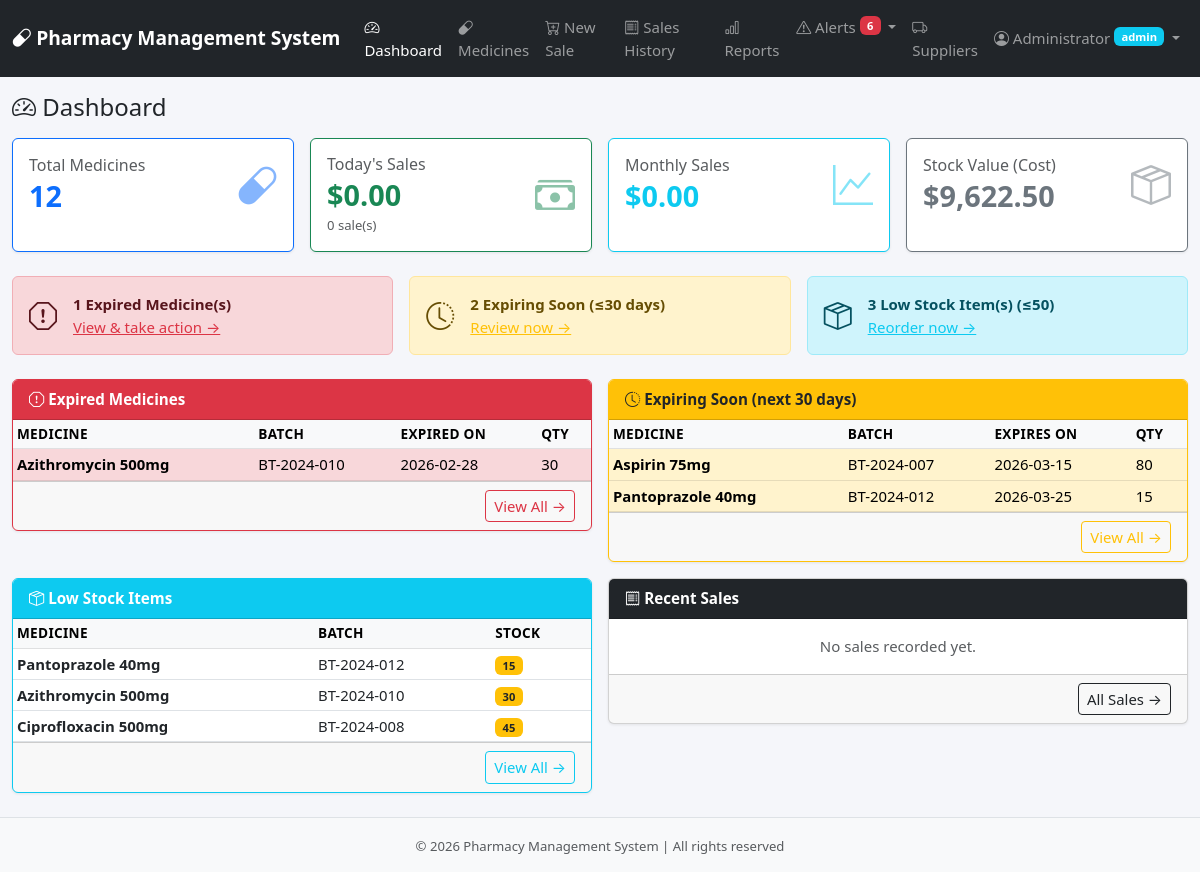
Page /admin/dashboard.php (signed in) on the committed database.
### tables this page shows
CREATE TABLE `medicines` (
    `id` INT UNSIGNED AUTO_INCREMENT PRIMARY KEY,
    `name` VARCHAR(200) NOT NULL,
    `batch_number` VARCHAR(50) NOT NULL,
    `expiry_date` DATE NOT NULL,
    `purchase_price` DECIMAL(10,2) NOT NULL CHECK (`purchase_price` > 0),
    `sale_price` DECIMAL(10,2) NOT NULL CHECK (`sale_price` > 0),
    `quantity` INT NOT NULL DEFAULT 0 CHECK (`quantity` >= 0),
    `supplier_id` INT UNSIGNED DEFAULT NULL,
    `created_at` DATETIME NOT NULL DEFAULT CURRENT_TIMESTAMP,
    `updated_at` DATETIME DEFAULT NULL ON UPDATE CURRENT_TIMESTAMP,
    INDEX `idx_medicines_name` (`name`),
    INDEX `idx_medicines_expiry` (`expiry_date`),
    INDEX `idx_medicines_batch` (`batch_number`),
    INDEX `idx_medicines_quantity` (`quantity`),
    CONSTRAINT `fk_medicines_supplier` FOREIGN KEY (`supplier_id`) REFERENCES `suppliers`(`id`) ON DELETE SET NULL
);

### config/db.php (called while the page is built, shortened)
<?php
function getDB() {
    static $pdo = null;
    if ($pdo === null) {
        try {
            $dsn = "mysql:host=" . DB_HOST . ";dbname=" . DB_NAME . ";charset=" . DB_CHARSET;
            $options = [
                PDO::ATTR_ERRMODE            => PDO::ERRMODE_EXCEPTION,
                PDO::ATTR_DEFAULT_FETCH_MODE  => PDO::FETCH_ASSOC,
                PDO::ATTR_EMULATE_PREPARES    => false,
            ];
            $pdo = new PDO($dsn, DB_USER, DB_PASS, $options);
        } catch (PDOException $e) {
            die("Database connection failed. Please check your configuration.<br>Error: " . $e->getMessage());
        }
    }
    return $pdo;
}
function h($string) {
    return htmlspecialchars($string, ENT_QUOTES, 'UTF-8');
}
function getExpiredCount() {
    $db = getDB();
    $stmt = $db->query("SELECT COUNT(*) FROM medicines WHERE expiry_date < CURDATE() AND quantity > 0");
    return $stmt->fetchColumn();
}
function getExpiringSoonCount() {
    $db = getDB();
    $stmt = $db->prepare("SELECT COUNT(*) FROM medicines WHERE expiry_date BETWEEN CURDATE() AND DATE_ADD(CURDATE(), INTERVAL :days DAY) AND quantity > 0");
    $stmt->execute(['days' => EXPIRY_WARNING_DAYS]);
    return $stmt->fetchColumn();
}
function getLowStockCount() {
    $db = getDB();
    $stmt = $db->prepare("SELECT COUNT(*) FROM medicines WHERE quantity > 0 AND quantity <= :threshold");
    $stmt->execute(['threshold' => LOW_STOCK_THRESHOLD]);
    return $stmt->fetchColumn();
}

### admin/dashboard.php (the view, shortened to what this page needs)
<?php
require_once __DIR__ . '/../includes/header.php';
$db = getDB();
$totalMedicines = $db->query("SELECT COUNT(*) FROM medicines")->fetchColumn();
$stockValue = $db->query("SELECT COALESCE(SUM(purchase_price * quantity), 0) FROM medicines")->fetchColumn();
$todaySales = $db->query("SELECT COALESCE(SUM(total_amount), 0) FROM sales WHERE DATE(sale_date) = CURDATE()")->fetchColumn();
$todaySaleCount = $db->query("SELECT COUNT(*) FROM sales WHERE DATE(sale_date) = CURDATE()")->fetchColumn();
$monthSales = $db->query("SELECT COALESCE(SUM(total_amount), 0) FROM sales WHERE YEAR(sale_date) = YEAR(CURDATE()) AND MONTH(sale_date) = MONTH(CURDATE())")->fetchColumn();
$expiredMeds = $db->query("SELECT id, name, batch_number, expiry_date, quantity FROM medicines WHERE expiry_date < CURDATE() AND quantity > 0 ORDER BY expiry_date ASC LIMIT 5")->fetchAll();
$stmt = $db->prepare("SELECT id, name, batch_number, expiry_date, quantity FROM medicines WHERE expiry_date BETWEEN CURDATE() AND DATE_ADD(CURDATE(), INTERVAL :days DAY) AND quantity > 0 ORDER BY expiry_date ASC LIMIT 5");
$stmt->execute(['days' => EXPIRY_WARNING_DAYS]);
$expiringSoonMeds = $stmt->fetchAll();
$stmt = $db->prepare("SELECT id, name, batch_number, quantity FROM medicines WHERE quantity > 0 AND quantity <= :threshold ORDER BY quantity ASC LIMIT 5");
$stmt->execute(['threshold' => LOW_STOCK_THRESHOLD]);
$lowStockMeds = $stmt->fetchAll();
$recentSales = $db->query("SELECT s.id, s.sale_date, s.total_amount, u.name as user_name FROM sales s LEFT JOIN users u ON s.created_by = u.id ORDER BY s.sale_date DESC LIMIT 5")->fetchAll();
?>
<h4 class="mb-3"><i class="bi bi-speedometer2"></i> Dashboard</h4>
<div class="row g-3 mb-4">
    <div class="col-md-3 col-sm-6">
        <div class="card border-primary h-100">
            <div class="card-body">
                <div class="d-flex justify-content-between align-items-center">
                    <div>
                        <h6 class="text-muted mb-1">Total Medicines</h6>
                        <h3 class="fw-bold text-primary mb-0"><?= $totalMedicines ?></h3>
                    </div>
                    <i class="bi bi-capsule fs-1 text-primary opacity-50"></i>
                </div>
            </div>
        </div>
    </div>
    <div class="col-md-3 col-sm-6">
        <div class="card border-success h-100">
            <div class="card-body">
                <div class="d-flex justify-content-between align-items-center">
                    <div>
                        <h6 class="text-muted mb-1">Today's Sales</h6>
                        <h3 class="fw-bold text-success mb-0">$<?= number_format($todaySales, 2) ?></h3>
                        <small class="text-muted"><?= $todaySaleCount ?> sale(s)</small>
                    </div>
                    <i class="bi bi-cash-stack fs-1 text-success opacity-50"></i>
                </div>
            </div>
        </div>
    </div>
    <div class="col-md-3 col-sm-6">
        <div class="card border-info h-100">
            <div class="card-body">
                <div class="d-flex justify-content-between align-items-center">
                    <div>
                        <h6 class="text-muted mb-1">Monthly Sales</h6>
                        <h3 class="fw-bold text-info mb-0">$<?= number_format($monthSales, 2) ?></h3>
                    </div>
                    <i class="bi bi-graph-up fs-1 text-info opacity-50"></i>
                </div>
            </div>
        </div>
    </div>
    <div class="col-md-3 col-sm-6">
        <div class="card border-secondary h-100">
            <div class="card-body">
                <div class="d-flex justify-content-between align-items-center">
                    <div>
                        <h6 class="text-muted mb-1">Stock Value (Cost)</h6>
                        <h3 class="fw-bold text-secondary mb-0">$<?= number_format($stockValue, 2) ?></h3>
                    </div>
                    <i class="bi bi-box-seam fs-1 text-secondary opacity-50"></i>
                </div>
            </div>
        </div>
    </div>
</div>
<div class="row g-3 mb-4">
    <?php if ($expiredCount > 0): ?>
    <div class="col-md-4">
        <div class="alert alert-danger mb-0 d-flex align-items-center">
            <i class="bi bi-exclamation-octagon fs-3 me-3"></i>
            <div>
                <strong><?= $expiredCount ?> Expired Medicine(s)</strong><br>
                <a href="/pharmacy-system/admin/expiry_alerts.php" class="text-danger">View &amp; take action &rarr;</a>
            </div>
        </div>
    </div>
    <?php endif; ?>
    <?php if ($expiringSoonCount > 0): ?>
    <div class="col-md-4">
        <div class="alert alert-warning mb-0 d-flex align-items-center">
            <i class="bi bi-clock-history fs-3 me-3"></i>
            <div>
                <strong><?= $expiringSoonCount ?> Expiring Soon (&le;<?= EXPIRY_WARNING_DAYS ?> days)</strong><br>
                <a href="/pharmacy-system/admin/expiry_alerts.php" class="text-warning">Review now &rarr;</a>
            </div>
        </div>
    </div>
    <?php endif; ?>
    <?php if ($lowStockCount > 0): ?>
    <div class="col-md-4">
        <div class="alert alert-info mb-0 d-flex align-items-center">
            <i class="bi bi-box-seam fs-3 me-3"></i>
            <div>
                <strong><?= $lowStockCount ?> Low Stock Item(s) (&le;<?= LOW_STOCK_THRESHOLD ?>)</strong><br>
                <a href="/pharmacy-system/admin/low_stock.php" class="text-info">Reorder now &rarr;</a>
            </div>
        </div>
    </div>
    <?php endif; ?>
</div>
<div class="row g-3">
    <?php if (!empty($expiredMeds)): ?>
    <div class="col-lg-6">
        <div class="card border-danger">
            <div class="card-header bg-danger text-white fw-semibold">
                <i class="bi bi-exclamation-octagon"></i> Expired Medicines
            </div>
            <div class="card-body p-0">
                <table class="table table-sm table-hover mb-0">
                    <thead class="table-light">
                        <tr><th>Medicine</th><th>Batch</th><th>Expired On</th><th>Qty</th></tr>
                    </thead>
                    <tbody>
                        <?php foreach ($expiredMeds as $m): ?>
                        <tr class="table-danger">
                            <td class="fw-semibold"><?= h($m['name']) ?></td>
                            <td><?= h($m['batch_number']) ?></td>
                            <td><?= h($m['expiry_date']) ?></td>
                            <td><?= $m['quantity'] ?></td>
                        </tr>
                        <?php endforeach; ?>
                    </tbody>
                </table>
            </div>
            <div class="card-footer text-end">
                <a href="/pharmacy-system/admin/expiry_alerts.php" class="btn btn-outline-danger btn-sm">View All &rarr;</a>
            </div>
        </div>
    </div>
    <?php endif; ?>
    <?php if (!empty($expiringSoonMeds)): ?>
    <div class="col-lg-6">
        <div class="card border-warning">
            <div class="card-header bg-warning text-dark fw-semibold">
                <i class="bi bi-clock-history"></i> Expiring Soon (next <?= EXPIRY_WARNING_DAYS ?> days)
            </div>
            <div class="card-body p-0">
                <table class="table table-sm table-hover mb-0">
                    <thead class="table-light">
                        <tr><th>Medicine</th><th>Batch</th><th>Expires On</th><th>Qty</th></tr>
                    </thead>
                    <tbody>
                        <?php foreach ($expiringSoonMeds as $m): ?>
                        <tr class="table-warning">
                            <td class="fw-semibold"><?= h($m['name']) ?></td>
                            <td><?= h($m['batch_number']) ?></td>
                            <td><?= h($m['expiry_date']) ?></td>
                            <td><?= $m['quantity'] ?></td>
                        </tr>
                        <?php endforeach; ?>
                    </tbody>
                </table>
            </div>
            <div class="card-footer text-end">
                <a href="/pharmacy-system/admin/expiry_alerts.php" class="btn btn-outline-warning btn-sm">View All &rarr;</a>
            </div>
        </div>
    </div>
    <?php endif; ?>
    <?php if (!empty($lowStockMeds)): ?>
    <div class="col-lg-6">
        <div class="card border-info">
            <div class="card-header bg-info text-white fw-semibold">
                <i class="bi bi-box-seam"></i> Low Stock Items
            </div>
            <div class="card-body p-0">
                <table class="table table-sm table-hover mb-0">
                    <thead class="table-light">
                        <tr><th>Medicine</th><th>Batch</th><th>Stock</th></tr>
                    </thead>
                    <tbody>
                        <?php foreach ($lowStockMeds as $m): ?>
                        <tr>
                            <td class="fw-semibold"><?= h($m['name']) ?></td>
                            <td><?= h($m['batch_number']) ?></td>
                            <td><span class="badge bg-warning text-dark"><?= $m['quantity'] ?></span></td>
                        </tr>
                        <?php endforeach; ?>
                    </tbody>
                </table>
            </div>
            <div class="card-footer text-end">
                <a href="/pharmacy-system/admin/low_stock.php" class="btn btn-outline-info btn-sm">View All &rarr;</a>
            </div>
        </div>
    </div>
    <?php endif; ?>
    <div class="col-lg-6">
        <div class="card">
            <div class="card-header bg-dark text-white fw-semibold">
                <i class="bi bi-receipt"></i> Recent Sales
            </div>
            <div class="card-body p-0">
                <?php if (empty($recentSales)): ?>
                    <p class="text-muted text-center py-3 mb-0">No sales recorded yet.</p>
                <?php endif; ?>
            </div>
            <div class="card-footer text-end">
                <a href="/pharmacy-system/admin/sales.php" class="btn btn-outline-dark btn-sm">All Sales &rarr;</a>
            </div>
        </div>
    </div>
</div>
<?php require_once __DIR__ . '/../includes/footer.php'; ?>

### assets/css/style.css (style rules this page uses)
body { font-size: 15px; background-color: #f5f6fa; }
.card { box-shadow: 0 1px 3px rgba(0,0,0,0.08); border-radius: 6px; }
.card-header { font-size: 0.95rem; }
.table th { font-size: 0.85rem; text-transform: uppercase; letter-spacing: 0.3px; white-space: nowrap; }
.table td { font-size: 0.93rem; vertical-align: middle; }
.btn { font-size: 0.93rem; }
.card .card-body h3 { font-size: 1.8rem; }
.badge { font-weight: 600; }

### rows in the picture
medicines: name "Azithromycin 500mg", batch_number "BT-2024-010", expiry_date "2026-02-28", quantity "30"
medicines: name "Aspirin 75mg", batch_number "BT-2024-007", expiry_date "2026-03-15", quantity "80"
medicines: name "Pantoprazole 40mg", batch_number "BT-2024-012", expiry_date "2026-03-25", quantity "15"
medicines: name "Ciprofloxacin 500mg", batch_number "BT-2024-008", quantity "45"

### other values in the picture
APP_NAME "Pharmacy Management System"
$totalAlerts "6"
$_SESSION['user_name'] "Administrator"
$_SESSION['user_role'] "admin"
$totalMedicines "12"
$todaySales "0.00"
$todaySaleCount "0"
$monthSales "0.00"
$stockValue "9,622.50"
$expiredCount "1"
$expiringSoonCount "2"
EXPIRY_WARNING_DAYS "30"
$lowStockCount "3"
LOW_STOCK_THRESHOLD "50"
